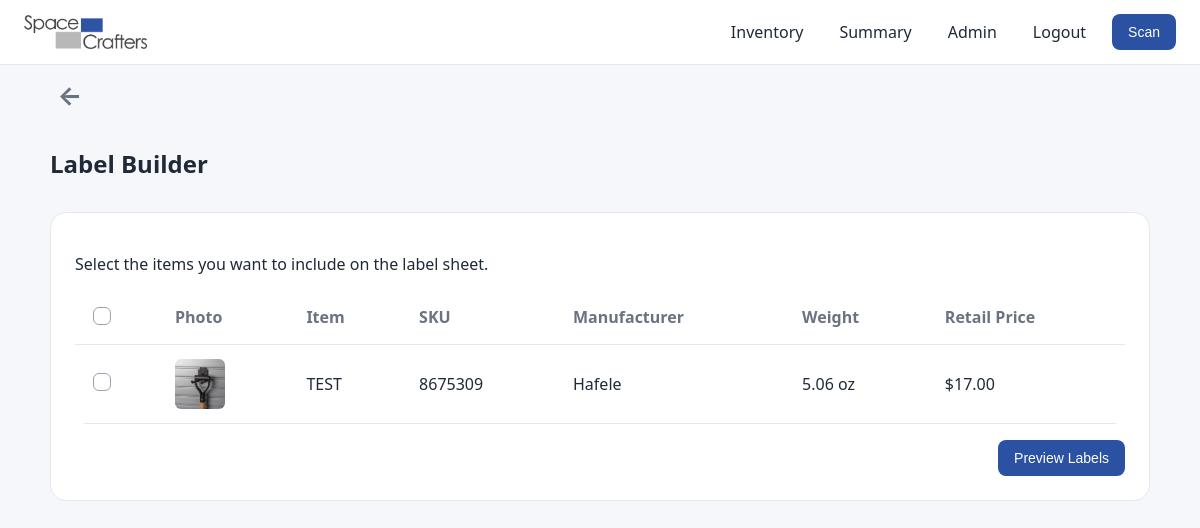
/labels/builder (signed in), run on an earlier commit of the app's database.
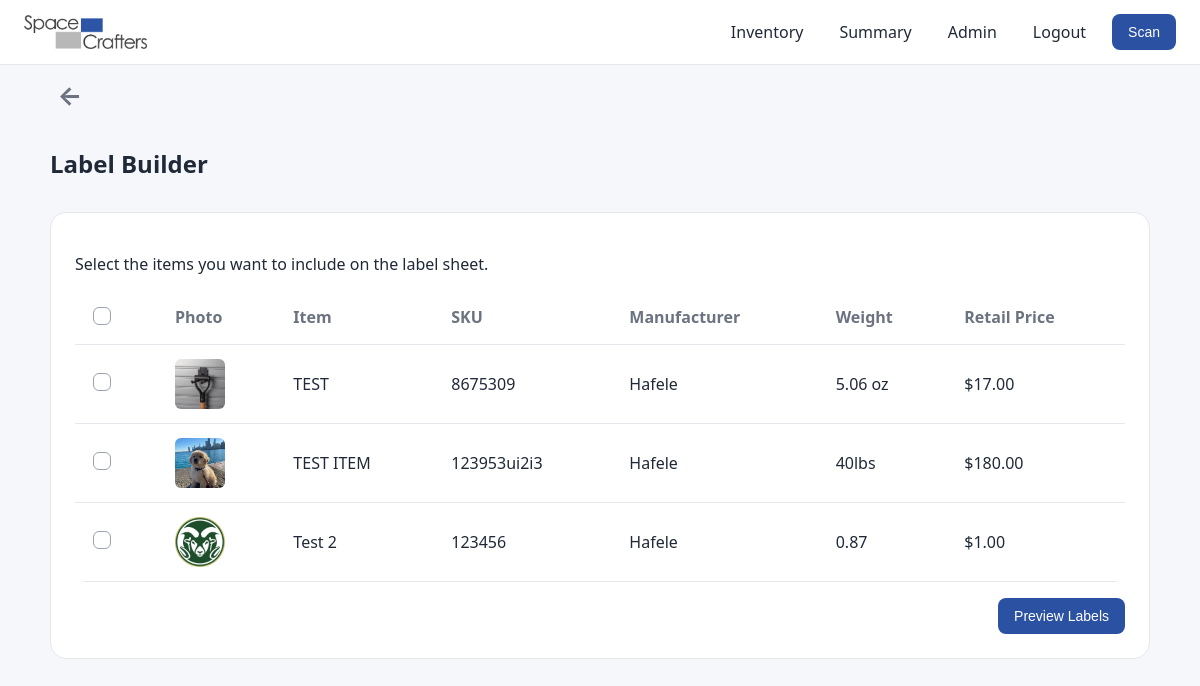
And on a later commit of the database.
### models.py (models this page shows, shortened)
class Item(db.Model):
    __tablename__ = "items"
    id = db.Column(db.Integer, primary_key=True)
    name = db.Column(db.String(200), nullable=False)
    sku = db.Column(db.String(100), unique=True, nullable=False)
    quantity = db.Column(db.Integer, default=0)
    weight = db.Column(db.String(50))
    dimensions = db.Column(db.String(200))
    colorways = db.Column(db.String(200))
    manufacturer = db.Column(db.String(200))
    cost_price = db.Column(db.Float, default=0)
    retail_price = db.Column(db.Float, default=0)
    low_stock_threshold = db.Column(db.Integer, default=5)
    order_link = db.Column(db.String(300))
    barcode_path = db.Column(db.String(300))
    image_path = db.Column(db.String(300))

### app.py (the view, shortened to what this page needs)
@app.route("/labels/builder", methods=["GET", "POST"])
@login_required
def labels_builder():
    items = Item.query.order_by(Item.name.asc()).all()
    return render_template("labels_builder.html", items=items)

### app.py (called while the page is built)
@login_manager.user_loader
def load_user(user_id):
    return db.session.get(User, int(user_id))

### models.py (called while the page is built)
    @property
    def is_active(self):
        return True

    @property
    def is_admin(self):
        return self.role == "admin"

### templates/labels_builder.html (shortened to what this page needs)
{% extends "base.html" %}
{% block content %}
<div class="label-topbar">
  <a href="{{ url_for('index') }}" class="back-arrow" aria-label="Back to inventory">
    ←
  </a>
</div>
<div class="page-header">
  <h2>Label Builder</h2>
</div>
<div class="card">
  <p class="muted-text">
    Select the items you want to include on the label sheet.
  </p>
  <form method="POST" action="{{ url_for('labels_builder') }}">
    <div class="table-scroll">
      <table class="summary-table labels-table">
        <thead>
          <tr>
            <th class="checkbox-cell">
              <label class="checkbox-wrap">
                <span class="checkmark"></span>
              </label>
            </th>
            <th>Photo</th>
            <th>Item</th>
            <th>SKU</th>
            <th>Manufacturer</th>
            <th>Weight</th>
            <th>Retail Price</th>
          </tr>
        </thead>
        <tbody>
          {% for item in items %}
          <tr>
            <td class="checkbox-cell">
              <label class="checkbox-wrap">
                <span class="checkmark"></span>
              </label>
            </td>
            <td>
              <img
                src="{{ item.image_path or '/static/placeholder.png' }}"
                alt="{{ item.name }}"
                style="width:50px; height:50px; object-fit:cover; border-radius:6px;"
              >
            </td>
            <td>{{ item.name }}</td>
            <td>{{ item.sku or '—' }}</td>
            <td>{{ item.manufacturer or '—' }}</td>
            <td>{{ item.weight or '—' }}</td>
            <td>${{ '%.2f'|format(item.retail_price or 0) }}</td>
          </tr>
          {% endfor %}
        </tbody>
      </table>
    </div>
    <div style="margin-top:16px; display:flex; justify-content:flex-end;">
      <button type="submit" class="primary-btn">Preview Labels</button>
    </div>
  </form>
</div>
{% endblock %}

What changed in the data, as far as the page shows it:
added Item: image_path (picture), name "TEST ITEM", sku "123953ui2i3", manufacturer "Hafele", weight "40lbs", retail_price "180.00"
added Item: image_path (picture), name "Test 2", sku "123456", manufacturer "Hafele", weight "0.87", retail_price "1.00"
